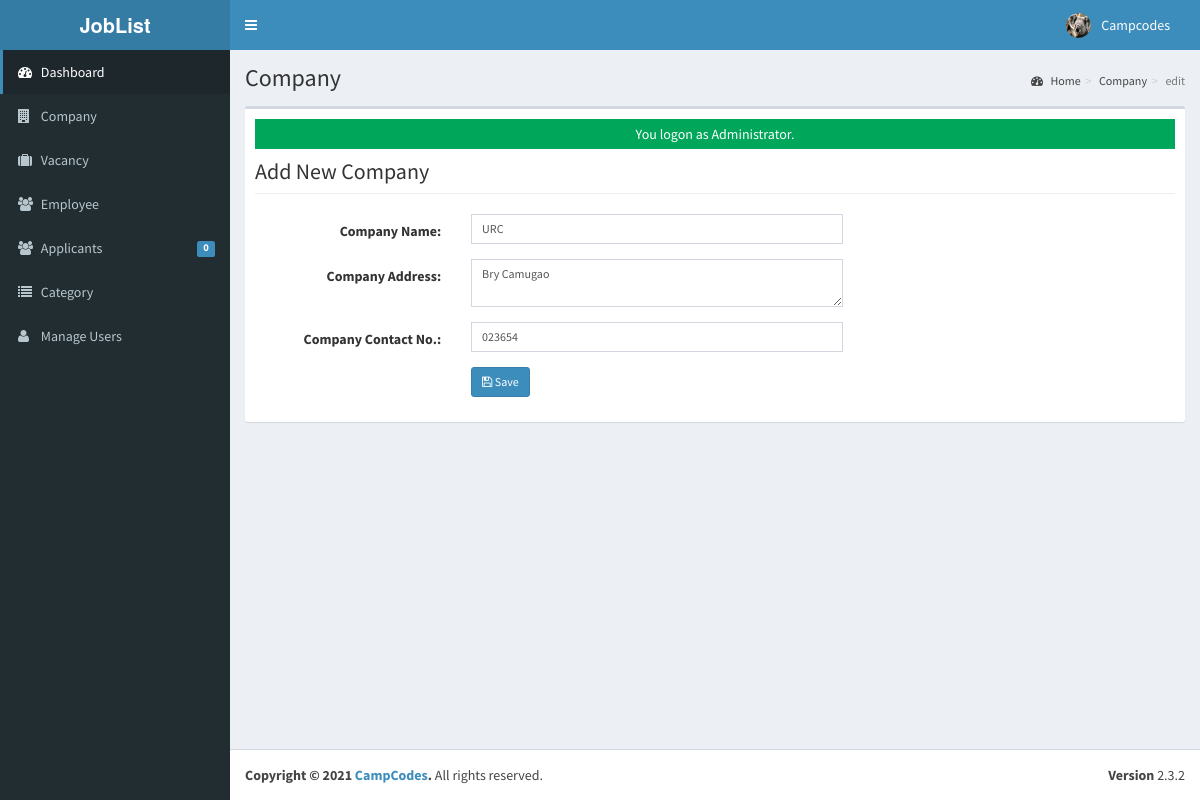
Page /admin/company/index.php?view=edit&id=2 (signed in) on the committed database.
### tables this page shows
CREATE TABLE `tblusers` (
  `USERID` varchar(30) NOT NULL,
  `FULLNAME` varchar(40) NOT NULL,
  `USERNAME` varchar(90) NOT NULL,
  `PASS` varchar(90) NOT NULL,
  `ROLE` varchar(30) NOT NULL,
  `PICLOCATION` varchar(255) NOT NULL
);

CREATE TABLE `tblcompany` (
  `COMPANYID` int(11) NOT NULL,
  `COMPANYNAME` varchar(90) NOT NULL,
  `COMPANYADDRESS` varchar(90) NOT NULL,
  `COMPANYCONTACTNO` varchar(30) NOT NULL,
  `COMPANYSTATUS` varchar(90) NOT NULL,
  `COMPANYMISSION` text NOT NULL
);

### admin/company/index.php (called while the page is built, shortened)
<?php
require_once("../../include/initialize.php");
$title="Company";
require_once ("../theme/templates.php");
?>

### include/database.php (called while the page is built, shortened)
<?php
class Database {
	var $sql_string = '';
	private $conn;
	public function open_connection() {
		$this->conn = mysqli_connect(server,user,pass);
		if(!$this->conn){
			echo "Problem in database connection! Contact administrator!";
			exit();
		}else{
			$db_select = mysqli_select_db($this->conn,database_name);
		}
	}
	function setQuery($sql='') {
		$this->sql_string=$sql;
	}
	function executeQuery() {
		$result = mysqli_query($this->conn,$this->sql_string);
		return $result;
	}
	private function confirm_query($result) {
		return $result;
	}
	function loadSingleResult() {
		$cur = $this->executeQuery();
		while ($row = mysqli_fetch_object($cur)) {
		return $data = $row;
		}
	}
}
$mydb = new Database();
?>

### include/accounts.php (called while the page is built, shortened)
<?php
require_once(LIB_PATH.DS.'database.php');
class User {
	protected static  $tblname = "tblusers";
	function single_user($id=""){
			global $mydb;
			$mydb->setQuery("SELECT * FROM ".self::$tblname."
				Where USERID= '{$id}' LIMIT 1");
			$cur = $mydb->loadSingleResult();
			return $cur;
	}
}
?>

### include/function.php (called while the page is built, shortened)
<?php
function currentpage(){
		$this_page = $_SERVER['SCRIPT_NAME'];
	    $bits = explode('/',$this_page);
		 return $bits[3];
	}
		?>

### include/companies.php (called while the page is built, shortened)
<?php
require_once(LIB_PATH.DS.'database.php');
class Company {
	protected static  $tblname = "tblcompany";
	function single_company($id=""){
			global $mydb;
			$mydb->setQuery("SELECT * FROM ".self::$tblname."
				Where COMPANYID= '{$id}' LIMIT 1");
			$cur = $mydb->loadSingleResult();
			return $cur;
	}
}
?>

### admin/company/edit.php (the view, shortened to what this page needs)
<?php
  $companyid = $_GET['id'];
  $company = New Company();
  $res = $company->single_company($companyid);
?>
 <form class="form-horizontal span6" action="controller.php?action=edit" method="POST">
            <div class="row">
         <div class="col-lg-12">
            <h1 class="page-header">Add New Company</h1>
          </div>
       </div>
                  <div class="form-group">
                    <div class="col-md-8">
                      <label class="col-md-4 control-label" for=
                      "COMPANYNAME">Company Name:</label>
                      <div class="col-md-8">
                         <input class="form-control input-sm" id="COMPANYNAME" name="COMPANYNAME" placeholder=
                            "Company Name" type="text" value="<?php echo $res->COMPANYNAME ;?>">
                      </div>
                    </div>
                  </div>
                  <div class="form-group">
                    <div class="col-md-8">
                      <label class="col-md-4 control-label" for=
                      "COMPANYADDRESS">Company Address:</label>
                      <div class="col-md-8">
                        <textarea class="form-control input-sm" id="COMPANYADDRESS" name="COMPANYADDRESS" placeholder=
                            "Company Address" type="text" value="" required  onkeyup="javascript:capitalize(this.id, this.value);" autocomplete="off"><?php echo $res->COMPANYADDRESS ;?></textarea>
                      </div>
                    </div>
                  </div>
                  <div class="form-group">
                    <div class="col-md-8">
                      <label class="col-md-4 control-label" for=
                      "COMPANYCONTACTNO">Company Contact No.:</label>
                      <div class="col-md-8">
                         <input class="form-control input-sm" id="COMPANYCONTACTNO" name="COMPANYCONTACTNO" placeholder=
                            "Company Contact No." type="text" value="<?php echo $res->COMPANYCONTACTNO ;?>">
                      </div>
                    </div>
                  </div>
             <div class="form-group">
                    <div class="col-md-8">
                      <label class="col-md-4 control-label" for=
                      "idno"></label>
                      <div class="col-md-8">
                      <button class="btn btn-primary btn-sm" name="save" type="submit" ><span class="fa fa-save fw-fa"></span> Save</button>
                      </div>
                    </div>
                  </div>
        </form>

### admin/theme/templates.php (shortened to what this page needs)
<!DOCTYPE html>
<html>
    <head>
        <link rel="stylesheet" href="<?php echo web_root;?>bootstrap/css/bootstrap.min.css">
        <link rel="stylesheet" href="<?php echo web_root;?>plugins/font-awesome/css/font-awesome.min.css">
        <link rel="stylesheet" href="<?php echo web_root;?>dist/css/AdminLTE.min.css">
        <link rel="stylesheet" href="<?php echo web_root;?>dist/css/skins/_all-skins.min.css">
        <link rel="stylesheet" href="<?php echo web_root;?>plugins/iCheck/flat/blue.css">
        <link rel="stylesheet" href="<?php echo web_root;?>plugins/morris/morris.css">
        <link rel="stylesheet" href="<?php echo web_root;?>plugins/jvectormap/jquery-jvectormap-1.2.2.css">
        <link href="<?php echo web_root; ?>plugins/datepicker/bootstrap-datetimepicker.min.css" rel="stylesheet" media="screen">
        <link rel="stylesheet" href="<?php echo web_root;?>plugins/dataTables/jquery.dataTables.min.css">
        <link rel="stylesheet" href="<?php echo web_root;?>plugins/bootstrap-wysihtml5/bootstrap3-wysihtml5.min.css">
    </head>
 <body class="hold-transition skin-blue fixed sidebar-mini">
<div class="wrapper">
  <header class="main-header">
    <a href="<?php echo web_root;?>/admin/" class="logo">
      <span class="logo-lg"><b>JobList</b></span>
    </a>
    <nav class="navbar navbar-static-top" role="navigation">
      <a href="#" class="sidebar-toggle" data-toggle="offcanvas" role="button">
      </a>
      <div class="navbar-custom-menu">
        <ul class="nav navbar-nav">
          <?php
              $user = New User();
              $singleuser = $user->single_user($_SESSION['ADMIN_USERID']);
          ?>
          <li class="dropdown user user-menu" style="padding-right: 15px;"  >
            <a href="#" class="dropdown-toggle" data-toggle="dropdown">
              <img src="<?php echo web_root.'admin/user/'. $singleuser->PICLOCATION;?>" class="user-image" alt="User Image">
              <span class="hidden-xs"><?php echo $singleuser->FULLNAME; ?></span>
            </a>
          </li>
        </ul>
      </div>
    </nav>
  </header>
  <aside class="main-sidebar">
    <section class="sidebar">
      <ul class="sidebar-menu">
        <li  class="<?php echo (currentpage() == 'index.php') ? "active" : false;?>" >
          <a href="<?php echo web_root ;?>admin/">
            <i class="fa fa-dashboard"></i> <span>Dashboard</span>
          </a>
        </li>
        <li class="<?php echo (currentpage() == 'company') ? "active" : false;?>" >
          <a href="<?php echo web_root ;?>admin/company/">
            <i class="fa fa-building"></i> <span>Company</span>
          </a>
        </li>
        <li class="<?php echo (currentpage() == 'vacancy') ? "active" : false;?>" >
          <a href="<?php echo web_root ;?>admin/vacancy/">
            <i class="fa fa-suitcase"></i> <span>Vacancy</span>
          </a>
        </li>
        <li class="<?php echo (currentpage() == 'employee') ? "active" : false;?>" >
          <a href="<?php echo web_root ;?>admin/employee/">
            <i class="fa fa-users"></i> <span>Employee</span>
          </a>
        </li>
        <li class="<?php echo (currentpage() == 'applicants') ? "active" : false;?>" >
          <a href="<?php echo web_root ;?>admin/applicants/">
            <i class="fa fa-users"></i> <span>Applicants</span>
            <span class="label label-primary pull-right">
              <?php
                $sql = "SELECT count(*) as 'APPL' FROM `tbljobregistration` WHERE `PENDINGAPPLICATION`=1";
                $mydb->setQuery($sql);
                $pending = $mydb->loadSingleResult();
                echo $pending->APPL;
              ?>
            </span>
          </a>
        </li>
        <li class="<?php echo (currentpage() == 'category') ? "active" : false;?>" >
          <a href="<?php echo web_root ;?>admin/category/">
            <i class="fa fa-list"></i> <span>Category</span>
          </a>
        </li>
         <li class="<?php echo (currentpage() == 'user') ? "active" : false;?>">
          <a href="<?php echo web_root; ?>admin/user/">
            <i class="fa fa-user"></i> <span>Manage Users</span> </a>
        </li>
      </ul>
    </section>
  </aside>
  <div class="content-wrapper">
  <section class="content-header">
      <h1>
        <?php echo isset($title) ? $title : ''; ?>
      </h1>
      <ol class="breadcrumb">
        <?php
          if ($title!='Home') {
            $active_title = '';
            if (isset($_GET['view'])) {
              $active_title = '<li class='.$active_title.'><a href="index.php">'.$title.'</a></li>';
            }else{
              $active_title = '<li class='.$active_title.'>'.$title.'</li>';
            }
            echo '<li><a href='.web_root.'admin/><i class="fa fa-dashboard"></i> Home</a></li>';
            echo  $active_title;
            echo  isset($_GET['view']) ? '<li class="active">'.$_GET['view'].'</li>' : '';
          }
        ?>
      </ol>
    </section>
         <section class="content">
          <div class="row">
            <div class="col-xs-12">
              <div class="box">
                <div class="box-body">
              <?php
               require_once $content;
               ?>
             </div>
             </div>
           </div>
         </div>
         </section>
 </div>
  <footer class="main-footer">
    <div class="pull-right hidden-xs">
      <b>Version</b> 2.3.2
    </div>
    <strong>Copyright &copy; 2021 <a href="#">CampCodes</a>.</strong> All rights
    reserved.
  </footer>
    </body>
</html>

### rows in the picture
tblusers: PICLOCATION (picture), FULLNAME "Campcodes"
tblcompany: COMPANYNAME "URC", COMPANYADDRESS "Bry Camugao", COMPANYCONTACTNO "023654"

### other values in the picture
$pending->APPL "0"
$title "Company"
$_GET['view'] "edit"
$_SESSION['message'] "You logon as Administrator."
